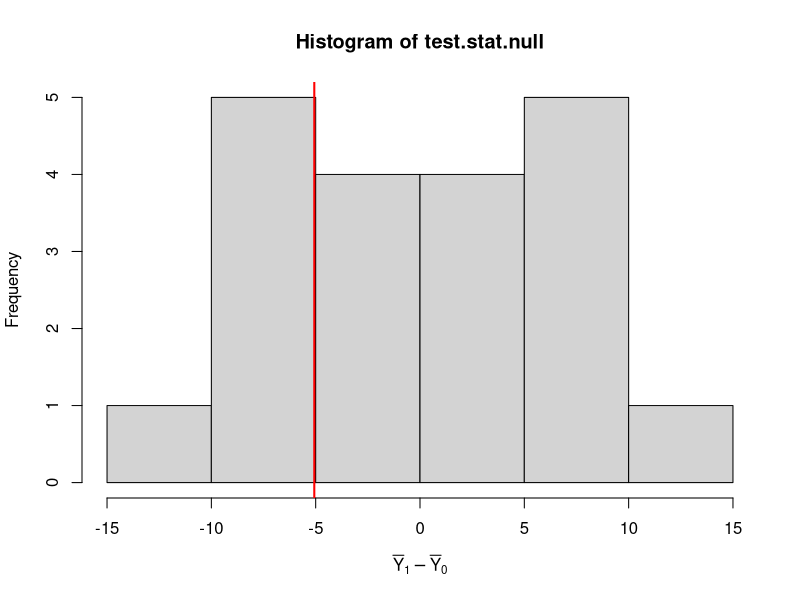
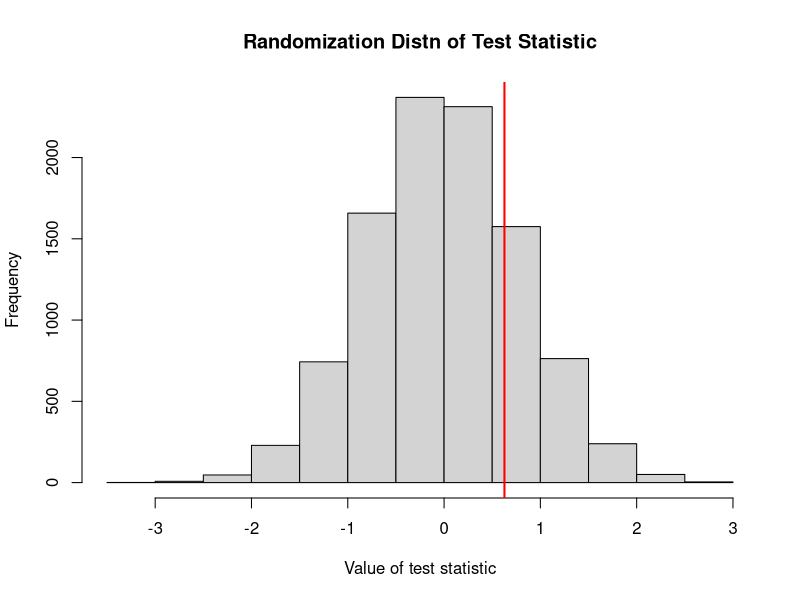

Recreate these plots in R, in order.
##########################
##  STAT 139 Section 2  ##
##  16 Sept 2014        ##
##########################

#########################
## RANDOMIZATION TEST  ##
#########################

#Fisher's sharp null is that there is no treatment effect, ie for all units y(1) = y(0)
y1.null <- y0.null <- c(55,72,72.7,70,66,78.9)

w.obs <- c(1,1,1,0,0,0)     # this is the vector of assignments for the particular
# randomization observed in our experiment

# Under the null, the test statistic is a function only of the 
# treatment assignment vector
test.statistic <- function(w){
  value <- mean(y1.null[w == 1]) - mean(y0.null[w == 0])
  return(value)
}

test.statistic(w.obs)               # what we observed
test.statistic(c(1,0,1,1,0,0))      # value of test statistic for some other randomization

# To get the distribution of the test statistic under the null, we need to compute
# its value for every possible treatment assignment vector
# We'll start with a matrix where each row represents a possible assignment vector
possible.w <- matrix(0,nrow=choose(6,3),ncol=6) 

# How to fill in the 1s?
# This might be a useful function:
?combn
my.combos <- combn(6, 3)
for(i in 1:choose(6,3)){
  possible.w[i, my.combos[, i]] <- 1  # think about this step!!
}

possible.w

# calculate the test statistics under the null
test.stat.null <- apply(possible.w,1,test.statistic)

# Graphically display results
hist(test.stat.null, xlab=expression(bar(Y)[1] - bar(Y)[0]) , breaks=6 )
# Add a vertical line denoting the value of our observed test statistic
abline(v = test.statistic(w.obs), col="red", lwd=2)

# Calculate a (two-sided) p-value
mean(abs(test.statistic(w.obs)) <= abs(test.stat.null) ) # average of (1/0) indicators

# Calculate a (one-sided) p-value
mean(test.stat.null <= test.statistic(w.obs)) # average of (1/0) indicators

# Look at all the possible values that our test statistic can take
table(test.stat.null)

#### What to do if have too many possible treatment assignment mechanisms?
# Make up some fake data
treatment.assignment <- rep(c(0,1), c(50,50))
read.score <- c(rnorm(n=50, mean=69.8, sd=4), rnorm(n=50, mean=70, sd=4))
dat <- data.frame(treatment.assignment, read.score)
# write.csv(dat, file="data/read_score_test.csv")

# Read in dat.csv from STAT139 iSite Section1 folder
# dat <- read.csv("data/read_score_test.csv", header=TRUE)


# Null hypothesis for Fisher's randomization test
y1.null <- y0.null <- dat$read.score
w.obs <- dat$treatment.assignment

# Sample sizes
n0 <- sum(dat$treatment.assignment==0)
n1 <- sum(dat$treatment.assignment==1)
N <- n0+n1


# Can we use the same code as above to run randomization test?
test.statistic(w.obs)   # Our observed test statistic
choose(N, n1)

# Instead of enumerating all the possible assignment vectors
# let's code up the reference distribution of the test statistic
# i.e. we randomly sample from the reference distn

nsamp <- 10000 # How many assignment vectors we will sample
test.stat.null <- rep(NA, nsamp)
for(i in 1:nsamp)
{
  w <- rep(0, N)
  w[sample(N,n1,replace=FALSE)] <- 1
  test.stat.null[i] <- test.statistic(w)
}

# Compare observed test statistic to its reference distn
hist(test.stat.null, xlab="Value of test statistic", main="Randomization Distn of Test Statistic")
abline(v=test.statistic(w.obs),col="red",lwd=2)
mean(abs(test.stat.null) >= abs(test.statistic(w.obs))) # (two-sided) p-value
